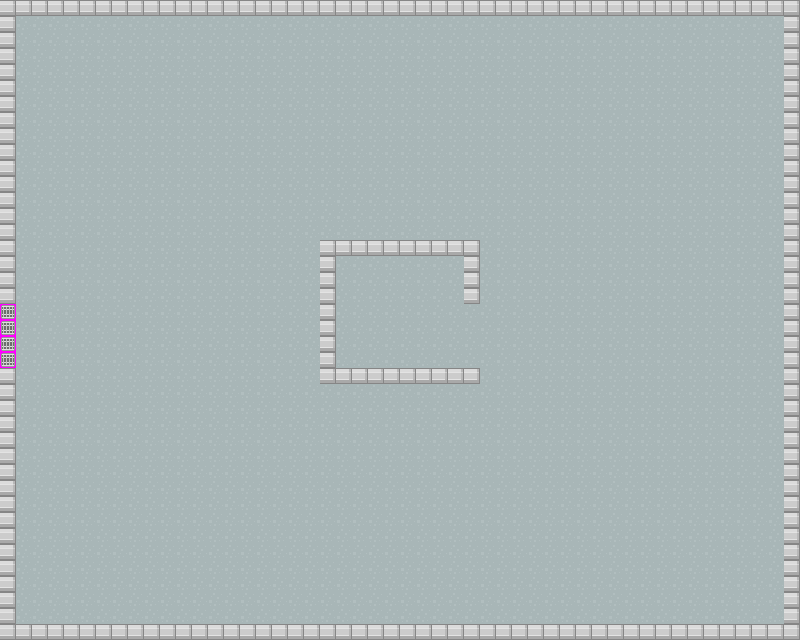

The image is a tile-based game level rendered from a .tmx file. Its description and source (layers, tilesets, objects; grid data summarised) follow:
An orthogonal 50x40 tile map with 16x16 px tiles, 4 tile layers (floor, walls, gate, corridor), 2 tilesets and 4 objects (player, gate_incoming, puzzledoor_cipher, terminal_cipher).

<map version="1.10" tiledversion="1.11.2" orientation="orthogonal" renderorder="right-down" width="50" height="40" tilewidth="16" tileheight="16" infinite="0" nextlayerid="7" nextobjectid="21">
 <tileset firstgid="1" source="../tilesets/roguelikeSheet_magenta.tsx" />
 <tileset firstgid="1768" source="../tilesets/player.tsx" />
 <layer id="4" name="floor" width="50" height="40">
  <data>[2000 cells, 2000 non-empty, 1 distinct tile ids]</data>
 </layer>
 <layer id="1" name="walls" width="50" height="40">
  <data>[2000 cells, 206 non-empty, 1 distinct tile ids]</data>
 </layer>
 <layer id="5" name="gate" width="50" height="40">
  <data>[2000 cells, 4 non-empty, 1 distinct tile ids]</data>
 </layer>
 <layer id="6" name="corridor" width="50" height="40">
  <data>[2000 cells, 0 non-empty, 0 distinct tile ids]</data>
 </layer>
 <objectgroup id="2" name="objects">
  <object id="1" name="player" x="64" y="544" width="16" height="16">
   <properties>
    <property name="type" value="player" />
   </properties>
  </object>
  <object id="21" name="gate_incoming" x="0" y="304" width="16" height="64">
   <properties>
    <property name="type" value="gate" />
    <property name="sourceArenaId" value="arena_hard" />
    <property name="tileId" type="int" value="212" />
   </properties>
  </object>
  <object id="7" name="puzzledoor_cipher" x="480" y="304" width="16" height="64">
   <properties>
    <property name="type" value="puzzledoor" />
    <property name="id" value="cipher_door" />
    <property name="locked" type="bool" value="true" />
    <property name="isFinale" type="bool" value="true" />
    <property name="puzzleId" value="vigenere_puzzle" />
    <property name="puzzleType" value="cipher" />
    <property name="ciphertext" value="KGAOWQYO" />
    <property name="key" value="KEY" />
    <property name="answer" value="ACCESSOK" />
    <property name="hint" value="Vigenere cipher; key is KEY" />
    <property name="prompt" value="Decrypt the ciphertext to unlock the door:" />
   </properties>
  </object>
  <object id="20" name="terminal_cipher" x="512" y="336" width="16" height="16">
   <properties>
    <property name="type" value="terminal" />
    <property name="doorId" value="cipher_door" />
   </properties>
  </object>
 </objectgroup>
</map>
